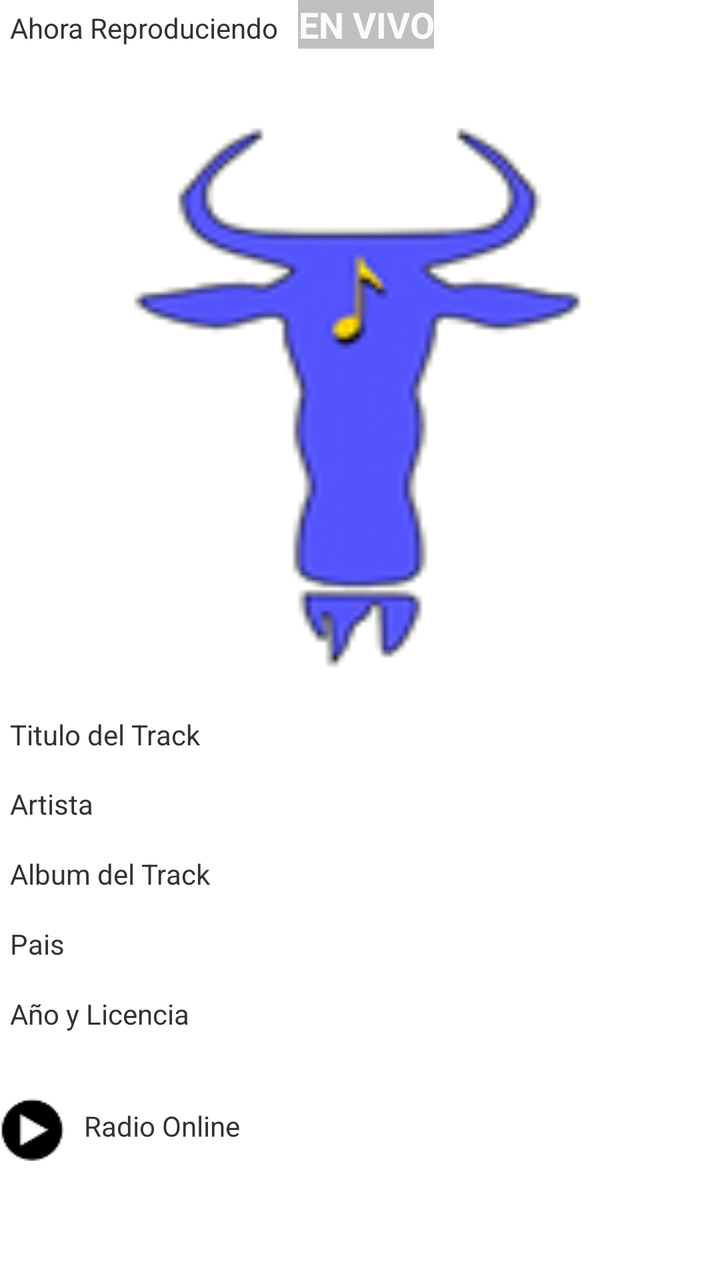
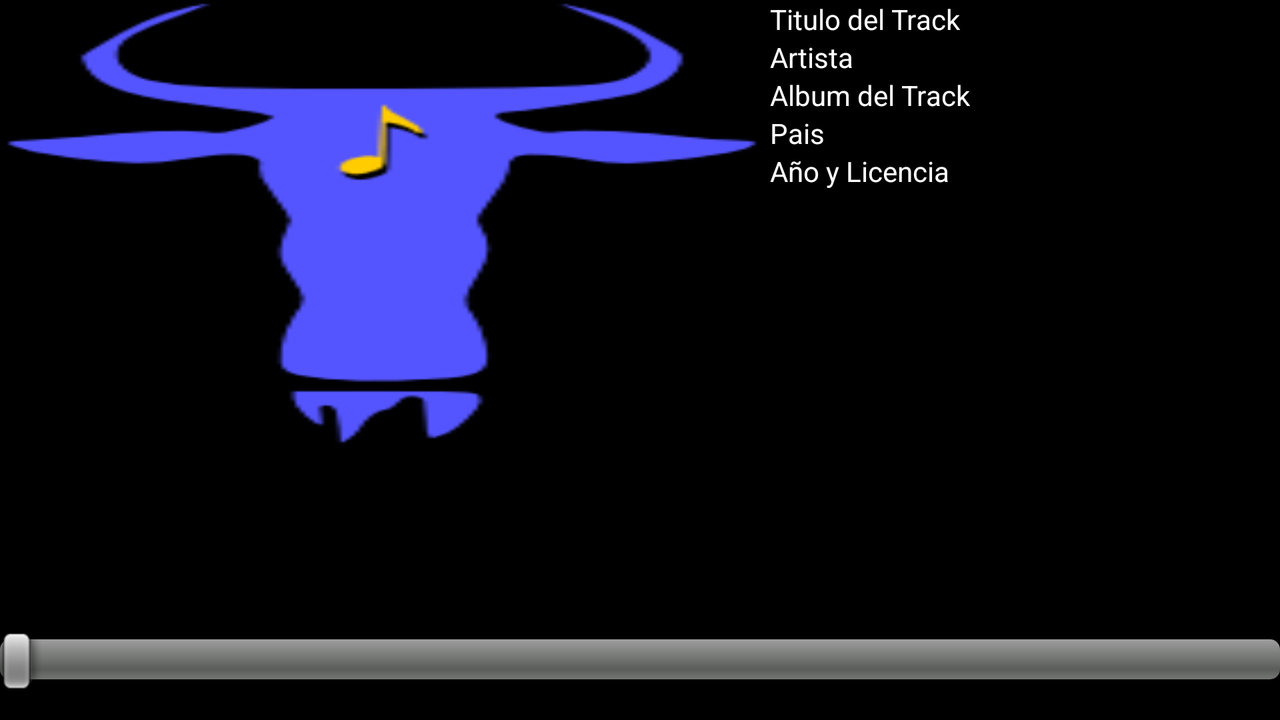

First picture: res/layout/ on a phone held upright. Second picture: the repository's own variant of that layout, on a device whose configuration matches the variant's folder. Source for both follows.
<!-- AndroidManifest.xml: application theme AppTheme -->
<!-- res/layout/fragmentplayer.xml -->
<?xml version="1.0" encoding="utf-8"?>
<LinearLayout xmlns:android="http://schemas.android.com/apk/res/android"
    android:layout_width="match_parent"
    android:layout_height="match_parent"
    android:orientation="vertical" >

    <LinearLayout 
        android:orientation="vertical"
        android:layout_marginLeft="5dp"
        android:layout_marginRight="5dp"
	    android:layout_width="match_parent"
	    android:layout_height="0px"
	    android:layout_weight="6">

        <LinearLayout
            android:layout_width="match_parent"
            android:layout_height="wrap_content"
            android:layout_weight="1" 
            android:orientation="horizontal">
            
	        <TextView
	            android:id="@+id/textEstado"
	            android:layout_width="wrap_content"
	            android:layout_height="wrap_content"
	            android:text="@string/estadoReproductor"
	         />
	        <TextView
	            android:id="@+id/textEstadoVivo"
	            android:layout_width="wrap_content"
	            android:layout_height="wrap_content"
	            android:text="@string/estadoVivoReproductor"
	            android:layout_marginLeft="10dp"
	            style="@style/NoLive"
	         />
        
        </LinearLayout>
        
        <ImageView
            android:id="@+id/imageTrack"
            android:layout_width="match_parent"
            android:layout_height="0px"
            android:layout_weight="20"
            android:contentDescription="@string/contentImagePlayer"
            android:scaleType="fitXY"
            android:src="@drawable/radiognuavatar" />
		
		<TextView 
		        android:id="@+id/textTitulo"
	            android:layout_width="wrap_content"
	            android:layout_height="wrap_content"
	            android:text="@string/TituloTrack"
	            android:layout_weight="1"
		    />
		<TextView 
		        android:id="@+id/textArtista"
	            android:layout_width="wrap_content"
	            android:layout_height="wrap_content"
	            android:text="@string/ArtistaTrack"
	            android:layout_weight="1"
		    />
		
		<TextView 
		        android:id="@+id/textAlbum"
	            android:layout_width="wrap_content"
	            android:layout_height="wrap_content"
	            android:text="@string/AlbumTrack"
	            android:layout_weight="1"        
		    />
		
		<TextView 
		        android:id="@+id/textCountry"
	            android:layout_width="wrap_content"
	            android:layout_height="wrap_content"
	            android:text="@string/Country"
	            android:layout_weight="1"
		    />
		
		<TextView 
		        android:id="@+id/textyearlicence"
	            android:layout_width="wrap_content"
	            android:layout_height="wrap_content"
	            android:text="@string/yearlicence"
	            android:layout_weight="1"
		    />

		
		<WebView
		    android:id="@+id/webView"
		    android:layout_weight="1"
		    android:layout_width="0px"
		    android:layout_height="0px" />
		
	</LinearLayout>
    
    <LinearLayout 
        android:orientation="horizontal"
    	android:layout_width="match_parent"
    	android:layout_height="0px"
    	android:layout_weight="1">

        <ImageView
            android:id="@+id/imageControlRadio"
            android:contentDescription="@string/contentImagePlayStop"
            android:layout_width="wrap_content"
            android:layout_height="wrap_content"
            android:src="@drawable/play32" />
		<TextView 
		    	android:layout_marginTop="5dp"
		    	android:layout_marginLeft="10dp"
		        android:id="@+id/textMessageRadio"
	            android:layout_width="wrap_content"
	            android:layout_height="wrap_content"
	            android:text="@string/MessageRadio"
		    />		
        
        
    </LinearLayout>

</LinearLayout>
<!-- resources referenced by this layout -->
<resources>
  <!-- drawable play32: png bitmap (drawable-mdpi, 1254 bytes) -->
  <!-- drawable radiognuavatar: png bitmap (drawable-mdpi, 11517 bytes) -->
  <string name="AlbumTrack">Album del Track</string>
  <string name="ArtistaTrack">Artista</string>
  <string name="Country">Pais</string>
  <string name="MessageRadio">Radio Online</string>
  <string name="TituloTrack">Titulo del Track</string>
  <string name="contentImagePlayStop">Imagen del boton play y stop</string>
  <string name="contentImagePlayer">Imagen del track que actualmente esta tocando</string>
  <string name="estadoReproductor">Ahora Reproduciendo</string>
  <string name="estadoVivoReproductor">EN VIVO</string>
  <string name="yearlicence">Año y Licencia</string>
  <style name="NoLive">
          <item name="android:textColor">#fafcf9</item>
          <item name="android:background">#c0c0c0</item>
          <item name="android:typeface">normal</item>
          <item name="android:textSize">18sp</item>
          <item name="android:gravity">center</item>
          <item name="android:textStyle">bold</item>
      </style>
  <style name="AppTheme" parent="AppBaseTheme">
          
      </style>
  <style name="AppBaseTheme" parent="android:Theme.Light">
          
      </style>
</resources>
<!-- res/layout-land/fragmentplayer.xml (the repository's variant of the layout above) -->
<!-- drawn on the phone turned sideways -->
<?xml version="1.0" encoding="utf-8"?>
<LinearLayout xmlns:android="http://schemas.android.com/apk/res/android"
    android:background="#000000"
    android:orientation="vertical"
    android:layout_height="match_parent"
	android:layout_width="match_parent" >
  
  
  
  <LinearLayout 
    	android:baselineAligned="false"
        android:orientation="horizontal"
	    android:layout_height="0px"
	    android:layout_weight="5"
	    android:layout_width="match_parent">

        <LinearLayout
            android:layout_weight="3"
            android:layout_width="0px"
            android:layout_height="match_parent"
            android:orientation="vertical">
            
	        
        	
        	<ImageView
            	android:id="@+id/imageTrack"
            	android:layout_width="match_parent"
            	android:layout_height="match_parent"
            	android:contentDescription="@string/contentImagePlayer"
            	android:scaleType="fitXY"
            	android:src="@drawable/radiognu" />
        	
        </LinearLayout>
        
        <LinearLayout
            	android:layout_marginLeft="3dp"
				android:layout_weight="2"
            	android:layout_width="0px"
            	android:layout_height="wrap_content"
            	android:orientation="vertical" >
         		
            	<TextView 
		        	android:id="@+id/textTitulo"
	            	android:layout_width="wrap_content"
	            	android:layout_height="wrap_content"
	            	android:text="@string/TituloTrack"
	            	style="@style/textNormalFragmentPlayer"
		    	/>
				<TextView 
		        	android:id="@+id/textArtista"
	            	android:layout_width="wrap_content"
	            	android:layout_height="wrap_content"
	            	android:text="@string/ArtistaTrack"
	            	android:layout_weight="1"
	            	style="@style/textNormalFragmentPlayer"
		    	/>
		
				<TextView 
		        	android:id="@+id/textAlbum"
	            	android:layout_width="wrap_content"
	            	android:layout_height="wrap_content"
	            	android:text="@string/AlbumTrack"
	            	android:layout_weight="1"
	            	style="@style/textNormalFragmentPlayer"        
		    	/>
		
				<TextView 
		        	android:id="@+id/textCountry"
	            	android:layout_width="wrap_content"
	            	android:layout_height="wrap_content"
	            	android:text="@string/Country"
	            	android:layout_weight="1"
	            	style="@style/textNormalFragmentPlayer"
		    	/>
		
				<TextView 
		        	android:id="@+id/textyearlicence"
	            	android:layout_width="wrap_content"
	            	android:layout_height="wrap_content"
	            	android:text="@string/yearlicence"
	            	android:layout_weight="1"
	            	style="@style/textNormalFragmentPlayer"
		    	/>
		
				<WebView
		    		android:id="@+id/webView"
		    		android:layout_weight="1"
		    		android:layout_width="0px"
		    		android:layout_height="0px" />
            
        </LinearLayout>
        		
</LinearLayout>
<RelativeLayout
      android:orientation="horizontal"
      android:layout_width="match_parent"
      android:layout_height="0px"
      android:layout_weight="2">
    <ImageView
        	android:layout_centerInParent="true"
            android:id="@+id/imageControlRadio"
            android:contentDescription="@string/contentImagePlayStop"
            android:layout_width="64dp"
            android:layout_height="64dp"
            android:src="@drawable/ic_media_play" />
	

    </RelativeLayout>
    <LinearLayout 
        android:orientation="vertical"
        android:layout_marginLeft="0dp"
        android:layout_marginRight="0dp"
	    android:layout_width="match_parent"
	    android:layout_height="0px"
	    android:layout_weight="1">
        
        <SeekBar
            android:id="@+id/sbVolume"
            android:layout_width="match_parent"
            android:layout_height="wrap_content"
            android:layout_alignBottom="@+id/imageControlRadio"
            android:layout_alignParentLeft="true" />
        
    </LinearLayout>           
</LinearLayout>
<!-- resources referenced by the variant -->
<!-- as the phone turned sideways resolves them -->
<resources>
  <!-- drawable radiognu: png bitmap (drawable-mdpi, 4803 bytes) -->
  <string name="AlbumTrack">Album del Track</string>
  <string name="ArtistaTrack">Artista</string>
  <string name="Country">Pais</string>
  <string name="TituloTrack">Titulo del Track</string>
  <string name="contentImagePlayStop">Imagen del boton play y stop</string>
  <string name="contentImagePlayer">Imagen del track que actualmente esta tocando</string>
  <string name="yearlicence">Año y Licencia</string>
  <style name="textNormalFragmentPlayer">
          <item name="android:textColor">#FFFFFF</item>
      </style>
  <style name="AppTheme" parent="AppBaseTheme">
          
      </style>
  <style name="AppBaseTheme" parent="android:Theme.Light">
          
      </style>
</resources>
